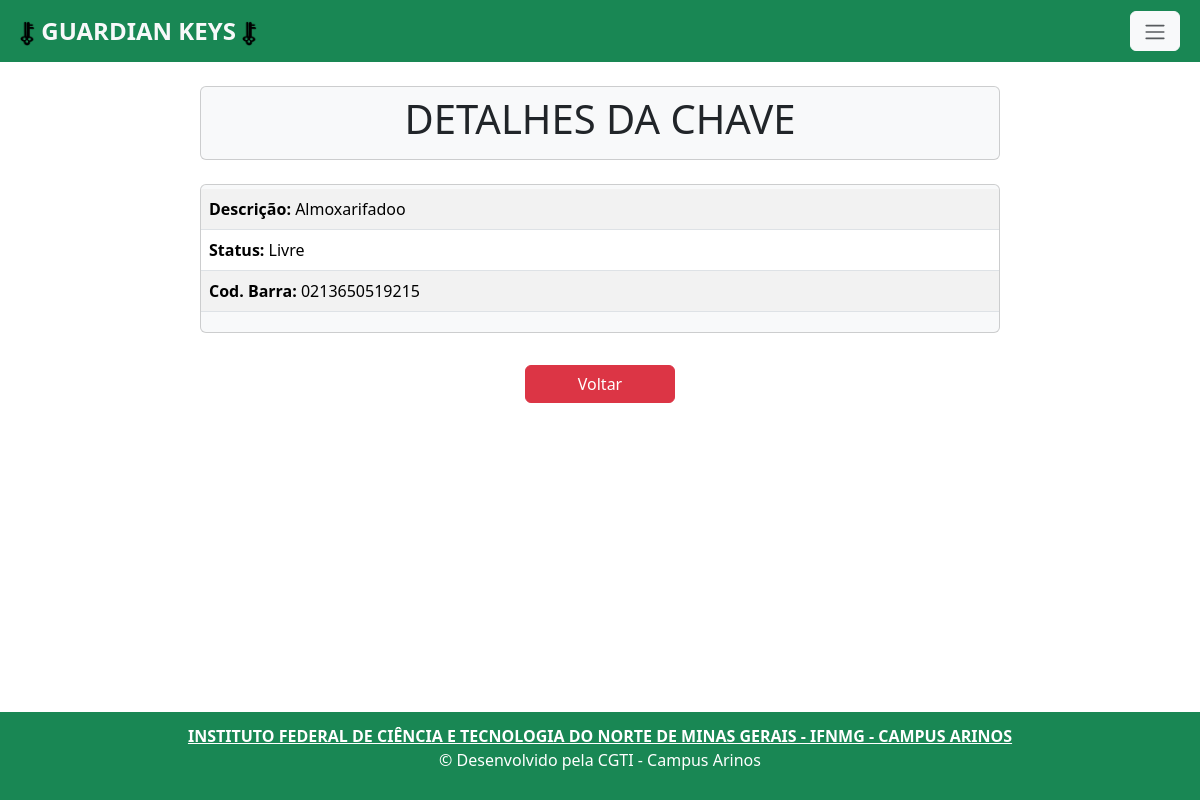
Page /chave_view/34/ (signed in) on the committed database.
### app/models.py (models this page shows, shortened)
class Chave(models.Model):
    descricao = models.CharField(max_length=150)
    status = models.CharField(max_length=22, choices=STATUS, default='Livre')
    codbarra = models.CharField(max_length=150, unique=True)

### app/views.py (the view)
# urls.py: path('chave_view/<int:pk>/', chave_view, name='chave_view'),
@login_required
def chave_view(request, pk):
    data = {}
    data['db'] = Chave.objects.get(pk=pk)
    return render(request, 'chave_view.html', data)

### app/templates/chave_view.html
{% extends 'base.html' %}
{% load static %}
{% block content%}
    <div class="col-8 m-auto pt-2 pb-2 text-center card rounded bg-light mb-4">
    <h1>DETALHES DA CHAVE</h1>
    </div>
    <div class="col-8 m-auto pt-1 pb-1 text-center card rounded bg-light mb-4">
      <table class="table table-striped">
        <tbody>
              <tr>
                <td style="text-align: left;"><strong>Descrição: </strong>{{db.descricao}}</td>
              </tr>
              <tr>
                <td style="text-align: left;"><strong>Status: </strong>{{db.status}}</td>
              </tr>
              <tr>
                <td style="text-align: left;"><strong>Cod. Barra: </strong>{{db.codbarra}}</td>
              </tr>
        </tbody>
      </table>
    </div>
    <div class="col-8 m-auto pt-2 pb-2 text-center ">
        <a class="btn btn-danger" style="width: 150px;" href="/chave_index"> Voltar </a>
    </div>
{% endblock %}

### rows in the picture
Chave: descricao "Almoxarifadoo", status "Livre", codbarra "0213650519215"
